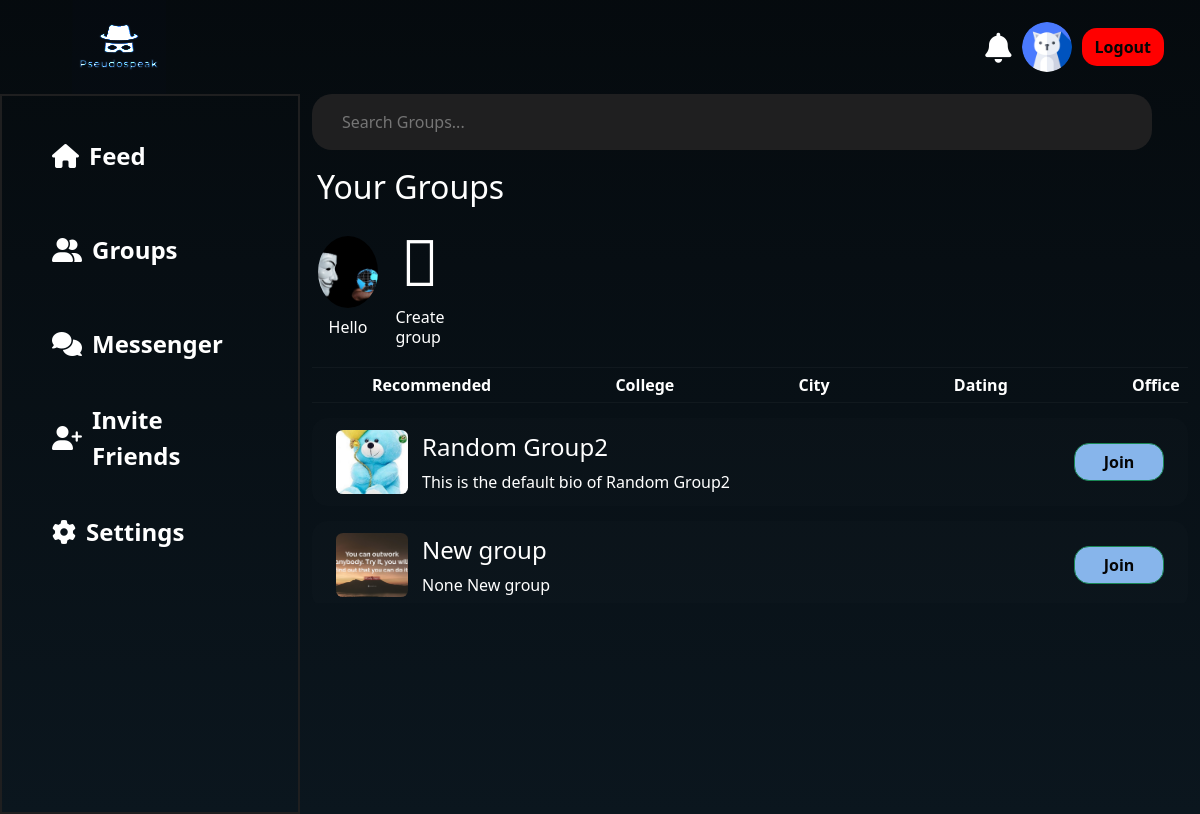
Before: /room/recommended/ (signed in) with the older database file.
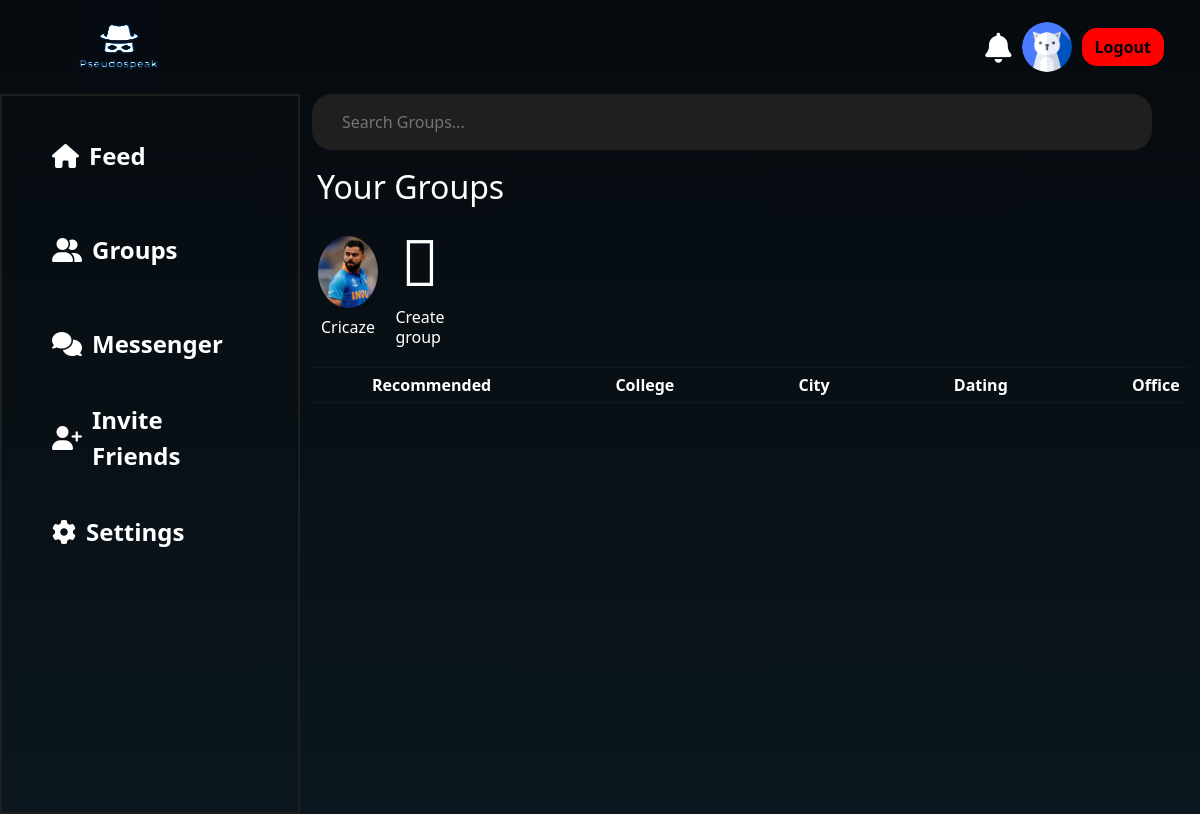
After: the same page with the newer database file.
### main/models.py (models this page shows, shortened)
class Profile(models.Model):
    user=models.OneToOneField(User,null=True,on_delete=models.CASCADE)
    blocked_user=models.ManyToManyField(User,related_name="block_users",blank=True)
    profile_img=models.ImageField(null=True,blank=True,upload_to='images/')
    bio=models.CharField(null=True,max_length=51)
    follow=models.ManyToManyField(User,related_name='follow',blank=True)
    following=models.ManyToManyField(User,related_name='following',blank=True)

### room/models.py (models this page shows, shortened)
class Room(models.Model):
    users=models.ManyToManyField(User,related_name='joined_user')
    owner = models.ForeignKey(User, null=True, on_delete=models.CASCADE)
    description=models.TextField(default=None,blank=True,null=True)
    name=models.CharField(unique=True,max_length=255)
    slug=models.SlugField(unique=True)
    room_img=models.ImageField(null=True)
    category=models.ForeignKey(Category,null=True,on_delete=models.CASCADE)

class Category(models.Model):
    name=models.CharField(max_length=50)

### room/views.py (the view)
# urls.py: path("<str:name>/",views.rooms,name="rooms"),
@login_required
def rooms(request,name):
    user=request.user
    joinedRooms=Room.objects.filter(users=user)
    categories=Category.objects.all()
    if name=='recommended':
        followingUsers=user.profile.following.all()
        print(len(followingUsers))
        if followingUsers:
            rooms = Room.objects.exclude(users=user).filter(Q(users__in=followingUsers) | Q(users=None)).annotate(user_count=models.Count('users')).order_by('-user_count')
            if len(rooms)<5:
                rooms = Room.objects.exclude(users=request.user).annotate(user_count=models.Count('users')).order_by('-user_count')[:5]
        else:
            rooms = Room.objects.exclude(users=request.user).annotate(user_count=models.Count('users')).order_by('-user_count')[:5]
    else:
        category=Category.objects.get(name=name)
        print(category.name)
        rooms = Room.objects.filter(~Q(users=user) & Q(category=category))
        print(name)
    return render(request,"room/rooms.html",{'rooms':rooms,'joinedRooms':joinedRooms,'categories':categories})

### room/templates/room/rooms.html (shortened to what this page needs)
{% load static %}
<!DOCTYPE html>
<html lang="en">
  <head>
    <link
      href="https://cdn.jsdelivr.net/npm/bootstrap@5.3.1/dist/css/bootstrap.min.css"
      rel="stylesheet"
    />
    <link
      rel="stylesheet"
      href="https://site-assets.fontawesome.com/releases/v6.5.1/css/all.css"
    />
  </head>
  <body>
    <nav class="navbar navbar-expand bg-body-tertiary">
      <div class="container-fluid">
        <a class="navbar-brand ms-5 nav-logo" href="{% url 'index' %}"
          ><img src="/media/images/pseudospeakLogo.jpg" alt=""></a
        >
        <div class="collapse navbar-collapse" id="navbarSupportedContent">
          <a href="{% url 'notification' username=request.user.username %}" style="margin-right: 10px;font-size: 30px;">
            <i class="fa-solid fa-bell" style="color: white;"></i
              >
            </a>
          {% if user.is_authenticated %}
          <img
            id="profile_img_navbar"
            src="{{ user.profile.profile_img.url }}"
            alt=""
            style="
              width: 50px;
              height: 50px;
              border-radius: 50%;
              margin-right: 10px;
            "
          />
          <a href="{% url 'logout' %}" class="btn signbtn me-4">Logout</a>
          {% else %}
          <a href="{% url 'login_or_signup_view' %}" class="btn signbtn me-4"
            >Sign in</a
          >
          {% endif %}
        </div>
      </div>
    </nav>
    <div class="container-fluid">
      <div class="row content-1">
        <div class="col-3 content-1a res2 sidebar" id="sidebar">
          <ul>
            <li class="active">
              <i class="fa-solid fa-house"></i
              ><a href="{% url 'index' %}">Feed</a>
            </li>
            <li>
              <i class="fa-solid fa-user-group"></i
              ><a href="{% url 'rooms' name='recommended' %}">Groups</a>
            </li>
            <li>
              <i class="fa-solid fa-comments"></i
              ><a href="{% url 'messenger' %}">Messenger</a>
            </li>
            <li><i class="fa-solid fa-user-plus"></i>Invite Friends</li>
            <li>
              <i class="fa-solid fa-gear"></i
              ><a href="{% url 'settings' %}">Settings</a>
            </li>
          </ul>
        </div>
        <div class="col-9 group-con">
          <div class="search-container">
            <input
              id="data2"
              class="search-input-2"
              type="text"
              placeholder="Search Groups..."
            />
          </div>
          <div class="your-groups">
            <h2 class="Ygroup">Your Groups</h2>
            <div class="group-con2">
              {% for room in joinedRooms %}
              <div class="group-m">
                <div class="group-img">
                  <img
                    src="{{room.room_img.url}}"
                    alt=""
                    onclick="groupPage('{{room.slug}}')"
                  />
                </div>
                <div class="group-name">
                  <h6>{{room.name}}</h6>
                </div>
              </div>
              {% endfor %}
              <div class="add-group">
                <div class="create-logo">
                  <i class="fa-light fa-circle-plus fa-4x"></i>
                </div>
                <div class="group-name">
                  <h6>Create group</h6>
                </div>
              </div>
            </div>
          </div>
          <div class="group-recom">
            <ul>
              <li>
                <a href="{% url 'rooms' name='recommended' %}">Recommended</a>
              </li>
              {% for cat in categories %}
              <li>
                <a href="{% url 'rooms' name=cat.name %}">{{ cat.name }}</a>
              </li>
              {% endfor %}
            </ul>
          </div>
          <div id="grouplist">
            {% for room in rooms %}
            <div class="group-container-3">
              <div class="group-con-name">
                <div class="group-container-img">
                  <img src="{{room.room_img.url}}" alt="" />
                </div>
                <div class="group-container-name">
                  <h4>{{room.name}}</h4>
                  <p>{{room.description}} {{room.name}}</p>
                </div>
              </div>
              <div class="join-button">
                <a
                  href="#"
                  class="joinbtn btn btn-success"
                  data-message-id="{{room.pk}}"
                  data-bs-toggle="modal"
                  data-bs-target="#exampleModalCenter"
                  >Join</a
                >
              </div>
            </div>
            {% endfor %}
          </div>
        </div>
      </div>
    </div>
  </body>
</html>

### room/templates/room/rooms.html (style rules this page uses)
.search-input-2 { width: 70vw; border-radius: 20px; height: 7vh; flex-grow: 1; border: none; outline: none; font-size: 16px; background: #1f1f20; color: #ccc; padding-left: 30px; }
.content-1 { height: 90vh; }
.content-1a { border: 2px solid #1f1f20; height: 90vh; }
.content-1a ul li { list-style: none; margin: 30px 18px; font-size: x-large; font-weight: 600; border-radius: 30px; padding-left: 20px; padding-top: 5px; height: 8vh; background: none; }
.content-1a ul { list-style-type: none; padding: 0; }
.content-1a li { display: flex; align-items: center; color: white; background-color: transparent; padding: 10px 15px; cursor: pointer; transition: background-color 0.2s ease; }
.content-1a i.fa-solid { font-size: 24px; margin-right: 10px; }
.content-1a li a { color: white; text-decoration: none; }
.group-img { width: 5vw; height: 9vh; overflow: hidden; border-radius: 50%; }
.group-img img { width: 100%; height: 100%; object-fit: cover; }
.group-con2 { display: flex; margin: 10px 0; }
.group-m { width: 2vw; margin: 2px 2vw; text-align: center; display: flex; flex-direction: column; justify-content: center; align-items: center; }
.group-name { padding-top: 10px; }
.Ygroup { margin: 18px 5px; }
.group-recom { overflow-x: auto; white-space: nowrap; border-top: 1px solid hsla(0, 0%, 53%, 0.07); border-bottom: 1px solid hsla(0, 0%, 53%, 0.07); }
.group-recom ul { list-style-type: none; margin: 0; padding: 0; }
.group-recom li { display: inline-block; padding: 5px 60px; }
.group-recom a { text-decoration: none; color: white; font-weight: bold; font-size: 16px; }
body { background: linear-gradient(to bottom, #000000 -85%, #0b161e 100%); color: white; overflow: hidden; }
.nav-logo { padding: 0; margin: -8px 90px; font-weight: bolder; font-family: serif; }
.nav-logo img { width: 50%; padding-left: 1vw; mix-blend-mode: color-dodge; }
.navbar.bg-body-tertiary { background-color: transparent !important; color: white; }
.signbtn { background-color: red; color: rgb(5, 5, 5); border-radius: 15px; font-family: "Segoe UI", Tahoma, Geneva, Verdana, sans-serif; font-weight: bold; }
.create-logo { height: 9vh; display: flex; align-items: center; justify-content: center; }
.add-group { cursor: pointer; display: flex; flex-direction: column; justify-content: center; align-items: center; width: 2vw; margin: 2px 2vw; }

Changed rows visible on the page:
removed Room: room_img (picture), name "Hello", shown under "Your Groups"
removed Room: room_img (picture), name "Random Group2", description "This is the default bio of"
removed Room: room_img (picture), name "New group", description "None"
added Room: room_img (picture), name "Cricaze", shown under "Your Groups"
